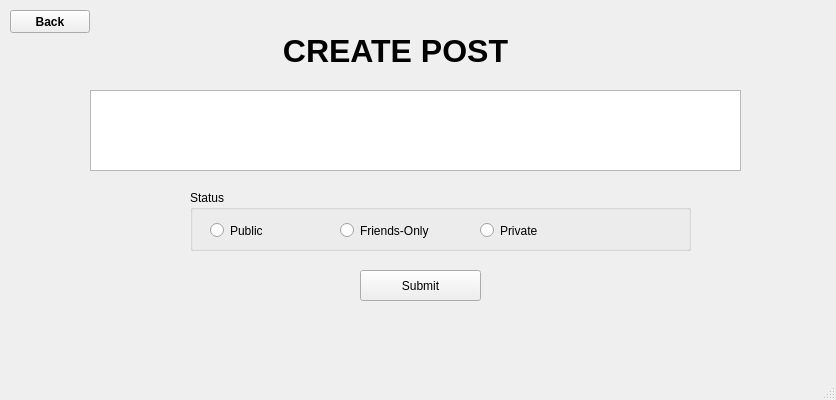
<?xml version="1.0" encoding="UTF-8"?>
<ui version="4.0">
 <class>CreatePost</class>
 <widget class="QMainWindow" name="CreatePost">
  <property name="geometry">
   <rect>
    <x>0</x>
    <y>0</y>
    <width>836</width>
    <height>400</height>
   </rect>
  </property>
  <property name="windowTitle">
   <string>MainWindow</string>
  </property>
  <widget class="QWidget" name="centralwidget">
   <widget class="QLabel" name="createPostLabel">
    <property name="geometry">
     <rect>
      <x>230</x>
      <y>20</y>
      <width>331</width>
      <height>61</height>
     </rect>
    </property>
    <property name="font">
     <font>
      <pointsize>24</pointsize>
      <bold>true</bold>
     </font>
    </property>
    <property name="text">
     <string>CREATE POST</string>
    </property>
    <property name="alignment">
     <set>Qt::AlignCenter</set>
    </property>
   </widget>
   <widget class="QTextEdit" name="postTextEdit">
    <property name="geometry">
     <rect>
      <x>90</x>
      <y>90</y>
      <width>651</width>
      <height>81</height>
     </rect>
    </property>
    <property name="html">
     <string>&lt;!DOCTYPE HTML PUBLIC &quot;-//W3C//DTD HTML 4.0//EN&quot; &quot;http://www.w3.org/TR/REC-html40/strict.dtd&quot;&gt;
&lt;html&gt;&lt;head&gt;&lt;meta name=&quot;qrichtext&quot; content=&quot;1&quot; /&gt;&lt;meta charset=&quot;utf-8&quot; /&gt;&lt;style type=&quot;text/css&quot;&gt;
p, li { white-space: pre-wrap; }
hr { height: 1px; border-width: 0; }
li.unchecked::marker { content: &quot;\2610&quot;; }
li.checked::marker { content: &quot;\2612&quot;; }
&lt;/style&gt;&lt;/head&gt;&lt;body style=&quot; font-family:'Ubuntu'; font-size:10pt; font-weight:400; font-style:normal;&quot;&gt;
&lt;p style=&quot;-qt-paragraph-type:empty; margin-top:0px; margin-bottom:0px; margin-left:0px; margin-right:0px; -qt-block-indent:0; text-indent:0px;&quot;&gt;&lt;br /&gt;&lt;/p&gt;&lt;/body&gt;&lt;/html&gt;</string>
    </property>
   </widget>
   <widget class="QGroupBox" name="postStatus">
    <property name="geometry">
     <rect>
      <x>190</x>
      <y>190</y>
      <width>501</width>
      <height>61</height>
     </rect>
    </property>
    <property name="title">
     <string>Status</string>
    </property>
    <widget class="QRadioButton" name="publicStatus">
     <property name="geometry">
      <rect>
       <x>20</x>
       <y>30</y>
       <width>100</width>
       <height>21</height>
      </rect>
     </property>
     <property name="text">
      <string>Public</string>
     </property>
    </widget>
    <widget class="QRadioButton" name="privateStatus">
     <property name="geometry">
      <rect>
       <x>290</x>
       <y>30</y>
       <width>100</width>
       <height>21</height>
      </rect>
     </property>
     <property name="text">
      <string>Private</string>
     </property>
    </widget>
    <widget class="QRadioButton" name="friendsOnlyStatus">
     <property name="geometry">
      <rect>
       <x>150</x>
       <y>30</y>
       <width>100</width>
       <height>21</height>
      </rect>
     </property>
     <property name="text">
      <string>Friends-Only</string>
     </property>
    </widget>
   </widget>
   <widget class="QPushButton" name="submitButton">
    <property name="geometry">
     <rect>
      <x>360</x>
      <y>270</y>
      <width>121</width>
      <height>31</height>
     </rect>
    </property>
    <property name="text">
     <string>Submit</string>
    </property>
   </widget>
   <widget class="QPushButton" name="backButton">
    <property name="geometry">
     <rect>
      <x>10</x>
      <y>10</y>
      <width>80</width>
      <height>23</height>
     </rect>
    </property>
    <property name="font">
     <font>
      <bold>true</bold>
     </font>
    </property>
    <property name="text">
     <string>Back</string>
    </property>
   </widget>
  </widget>
  <widget class="QMenuBar" name="menubar">
   <property name="geometry">
    <rect>
     <x>0</x>
     <y>0</y>
     <width>836</width>
     <height>20</height>
    </rect>
   </property>
  </widget>
  <widget class="QStatusBar" name="statusbar"/>
 </widget>
 <resources/>
 <connections/>
</ui>
